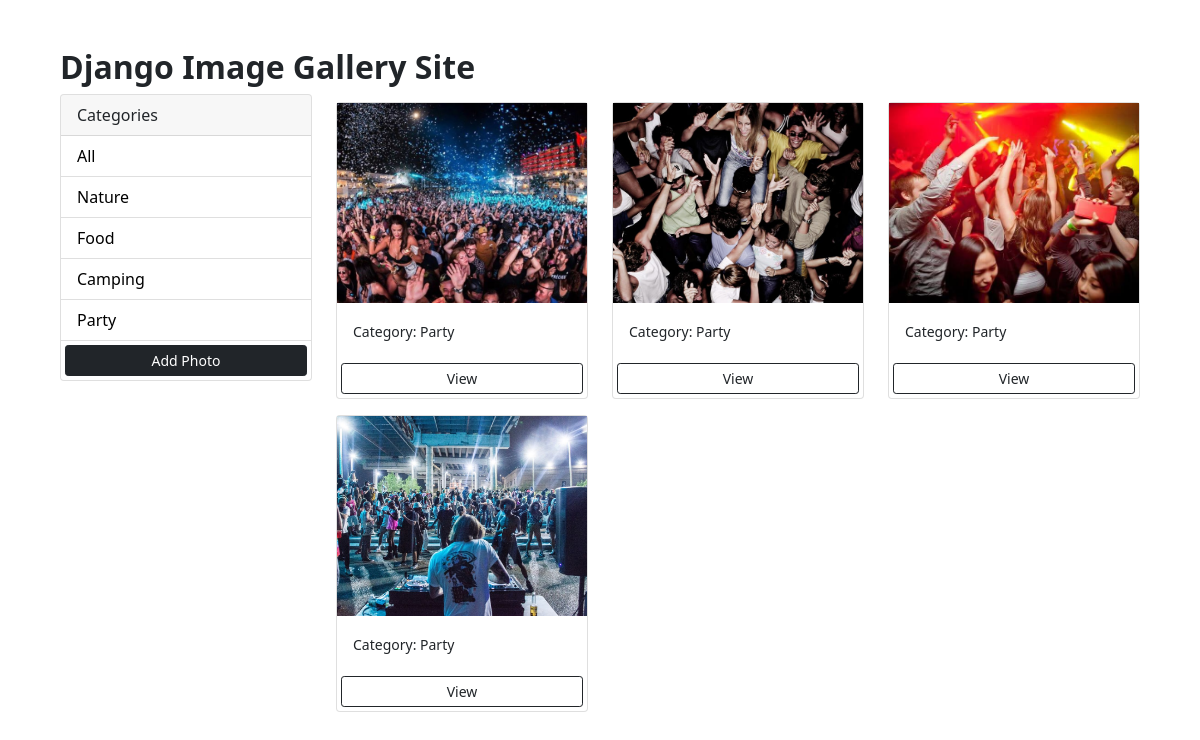
/?category=Party, run on the app's committed database.
### photos/models.py (models this page shows, shortened)
class Category(models.Model):
    name = models.CharField(max_length=100, null=False, blank=False)

class Photo(models.Model):
    category = models.ForeignKey(
        Category, on_delete=models.SET_NULL, null=True, blank=True)
    image = models.ImageField(null=False, blank=False)
    description = models.CharField(max_length=500, null=False, blank=False)

### photos/views.py (the view)
# urls.py: path('', views.gallery, name='gallery'),
def gallery(request):
    category = request.GET.get('category')
    if category == None:
        photos = Photo.objects.all()
    else:
        photos = Photo.objects.filter(category__name=category)
    categories = Category.objects.all()
    context = {'categories': categories, 'photos': photos}
    return render(request, 'photos/gallery.html', context)

### photos/templates/photos/gallery.html (shortened to what this page needs)
<!DOCTYPE html>
<html lang="en">
    <head>
        <link href="https://cdn.jsdelivr.net/npm/bootstrap@5.0.0-beta1/dist/css/bootstrap.min.css" rel="stylesheet"
>
        {% load static %}
        <link rel="stylesheet"  href="{%  static  'css/style.css'  %}">
    </head>
    <body class="m-5">
        <div class="container">
            <div class="row">
                <h1 class="title">Django Image Gallery Site</h1>
                <div class="col-md-3">
                    <div class="card">
                        <div class="card-header">
                            Categories
                        </div>
                        <ul class="list-group list-group-flush">
                            <li class="list-group-item">
                                <a href="{% url 'gallery' %}">All</a>
                            </li>
                            {% for category in categories %}
                            <li class=" list-group-item">
                                <a href="{% url 'gallery' %}?category={{category.name}}">
                                    {{category.name}}
                                </a>
                            </li>
                            {% endfor %}
                            <a href="{% url 'add' %}" class="btn btn-dark btn-block btn-sm m-1">Add Photo</a>
                        </ul>
                    </div>
                </div>
                <div class="col-md-9">
                    <div class="row">
                        {% for photo in photos %}
                        <div class="col-md-4">
                            <div class="card my-2">
                                <img class="image-thumbail" src="{{photo.image.url}}" alt="Card image cap">
                                <div class="card-body">
                                    <small>Category: {{photo.category.name}}</small>
                                </div>
                                <a href="{% url 'photo' photo.id %}" class="btn btn-outline-dark btn-sm m-1">View</a>
                            </div>
                        </div>
                        {% empty %}
                        <h3>No photos...</h3>
                        {% endfor %}
                    </div>
                </div>
            </div>
        </div>
    </body>
</html>

### photos/statict/css/style.css (style rules this page uses)
.title { place-items: center; align-items: center; font-size: 2rem; font-weight: bolder; }
img { max-width: 100%; max-height: 100%; }
.image-thumbail { height: 200px; object-fit: cover; }
.list-group-item a { text-decoration: none; color: black; }

### data on the page
Category: name "Nature"
Category: name "Food"
Category: name "Camping"
Category: name "Party"
Photo: image (picture), category.name "Party"
Photo: image (picture), category.name "Party"
Photo: image (picture), category.name "Party"
Photo: image (picture), category.name "Party"
